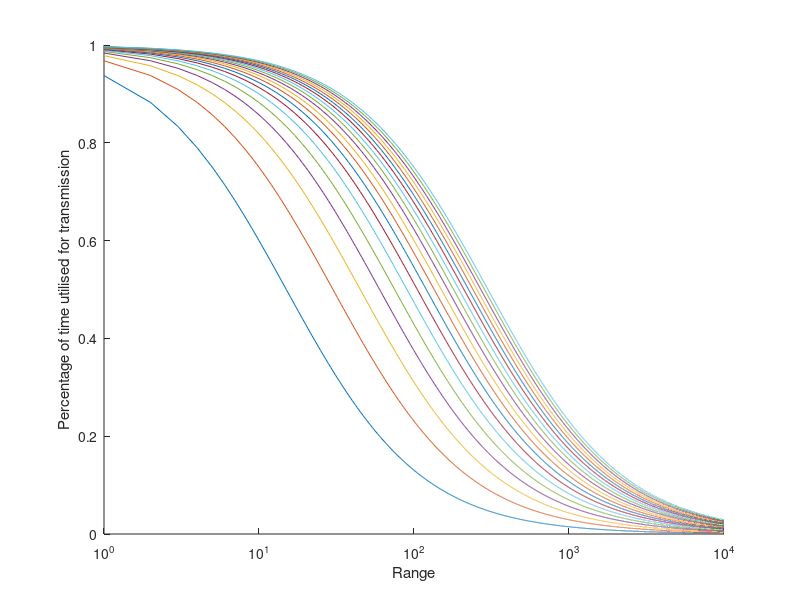
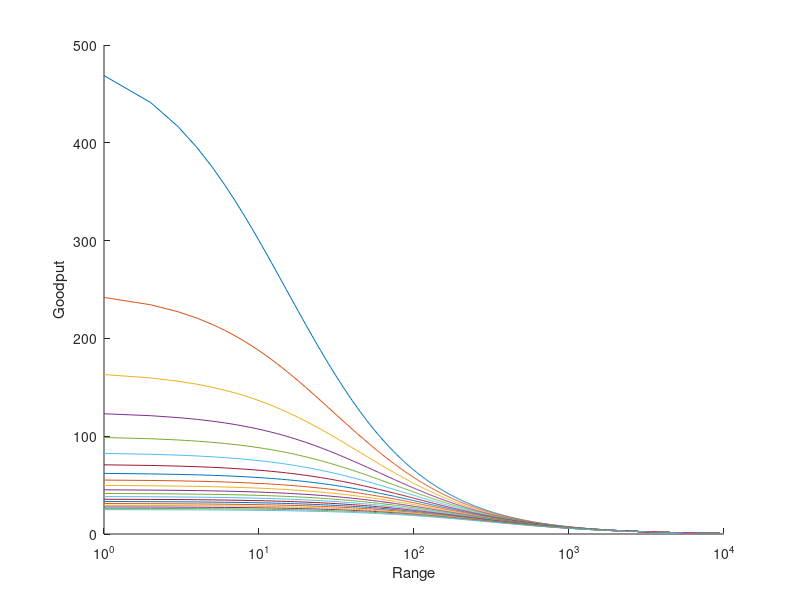

Write MATLAB code to recreate these figures, in order.
clear all



SS = 1500;

MaxRange = 1000000;

MinRange = 100;

RangeInt = 100;

RangeScale= MinRange:RangeInt:MaxRange;


maxduration =20;

Packetsize=500;

Datarate=3000;

Packettime=Packetsize/Datarate;


for CommsProt = 1:maxduration
    
    for n = 1:length(RangeScale)
        
        ToF = RangeScale(n)/SS;
        Tottime(CommsProt,n) = ToF + CommsProt;
        percenttime(CommsProt,n) = CommsProt/Tottime(CommsProt,n);
        
        Tottimedata(CommsProt,n) = ToF + CommsProt;
        Goodput(CommsProt,n)=Packetsize/Tottimedata(CommsProt,n);
        
    end
    
end
figure

hold on
for n = 1:maxduration
   
    plot(percenttime(n,:))

end
xlabel('Range')
ylabel('Percentage of time utilised for transmission')
ylim([0 1])
set(gca,'XScale','log')
set(gca,'YScale','linear')
hold off


figure

for n = 1:maxduration
    hold on
    loglog(Goodput(n,:))
    hold off
    
    
end
xlabel('Range')
ylabel('Goodput')
set(gca,'XScale','log')
set(gca,'YScale','linear')




